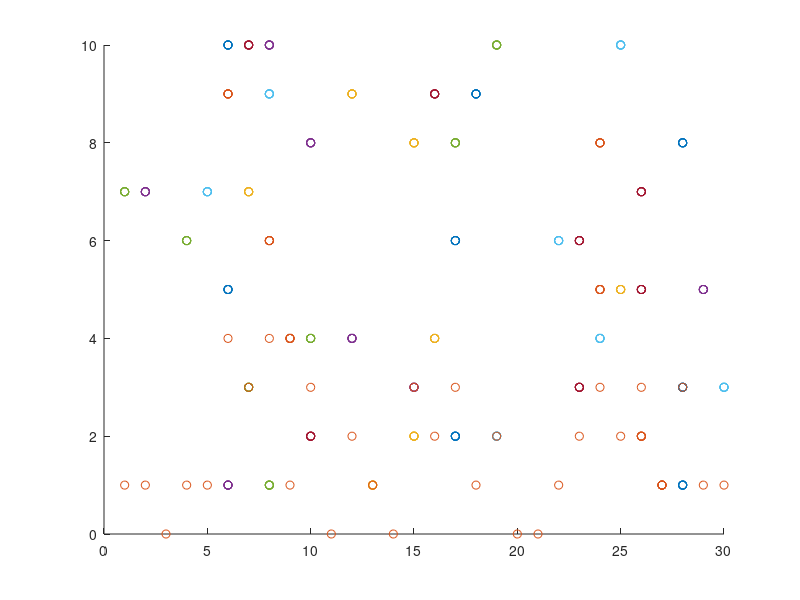
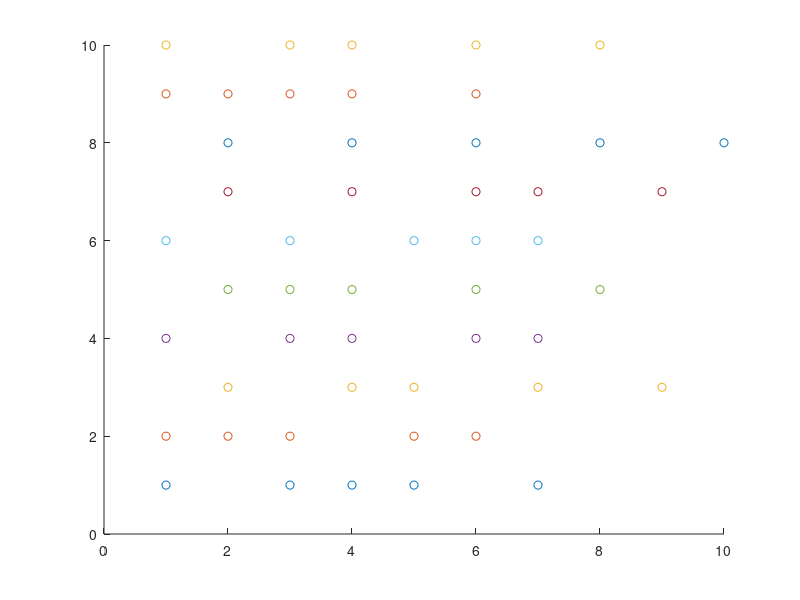

The MATLAB script that drew these images, in order:

trials=10;

bins=30;
n=1:bins;
nStim=5;
stim=zeros(trials,bins);
stimInd=ones(trials, nStim); % index of stimuli; range 1 - bins
stimPeriod=1; % in seconds
timeStep=stimPeriod/bins; % min time between stims, in seconds
time=n*timeStep; % 

% generate random isi's with min delay; use exponential distribution



for j=1:trials
    for i=1:nStim
        
    end
end













figure; hold
for j=1:trials
    for i=1:nStim
        temp=randi(30);
        while (stim(j, temp) == 1)
            temp=randi(30);
        end
        stimInd(j, :)=temp;
        plot(stimInd(j, :), j*ones(1, nStim), 'o')
        stim(j, temp)=1;
    end
end

plot(sum(stim), 'o');

figure; hold
stimInd=ones(trials, nStim);
meanIsi=1;
for j=1:trials
    isi=round(rand*(meanIsi)+1);
    stimInd(j, 1)=isi;
    for i=2:nStim
        isi=round(rand*(meanIsi)+1);
        stimInd(j, i)=stimInd(j, i-1)+isi;
    end
    plot(stimInd(j, :), j*ones(1, nStim), 'o')
        stim(j, temp)=1;
end


